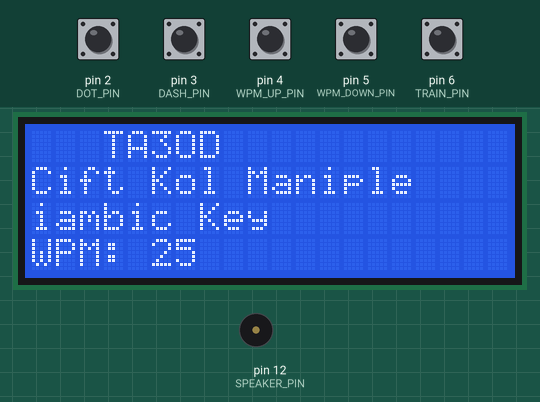
Recording of a sketch running on a simulated Arduino Uno, built with avr-gcc and run on an emulated ATmega328P. Parts: 20×4 character LCD, buzzer (waves = sounding). Inputs (shaded band) come from the test bench; at power-on: pin 2 (DOT_PIN), pin 3 (DASH_PIN), pin 4 (WPM_UP_PIN), pin 5 (WPM_DOWN_PIN), pin 6 (TRAIN_PIN) HIGH. Random numbers use the default seed unless the sketch sets one.

Above: at 0.2 s.
4.4 s: pin 2 (DOT_PIN) pulled LOW for 0.15 s
At 5.6 s:
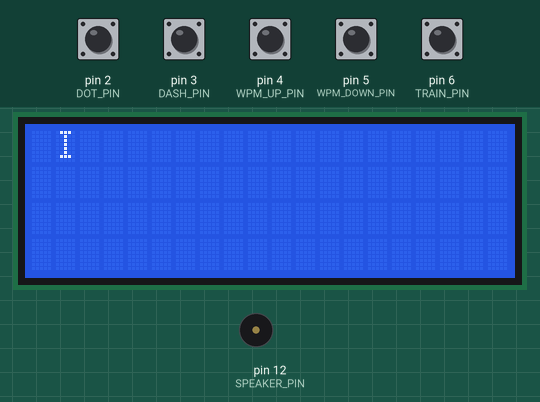
6.1 s: pin 3 (DASH_PIN) pulled LOW for 0.15 s
At 6.9 s:
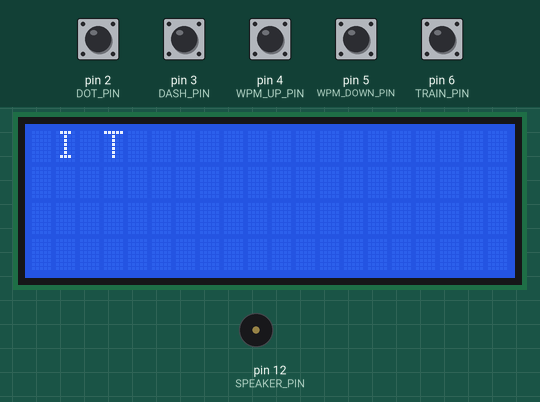
7.8 s: pin 6 (TRAIN_PIN) pulled LOW for 0.15 s
At 8.05 s:
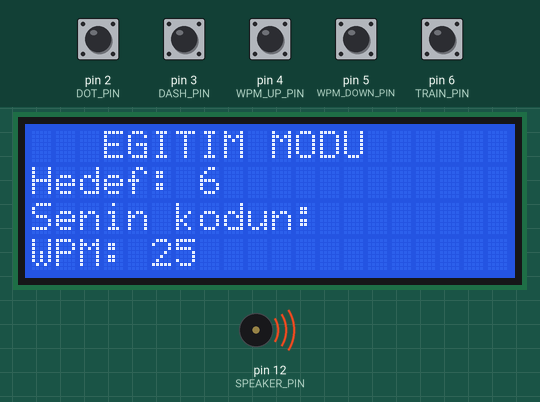
8.5 s: pin 2 (DOT_PIN) pulled LOW for 1 s
At 10.1 s:
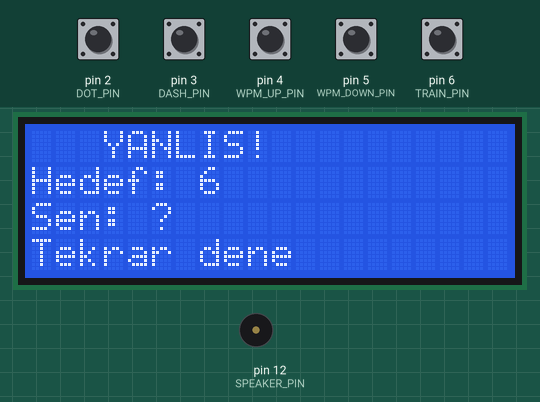
11.2 s: pin 6 (TRAIN_PIN) pulled LOW for 1 s
At 13.3 s:
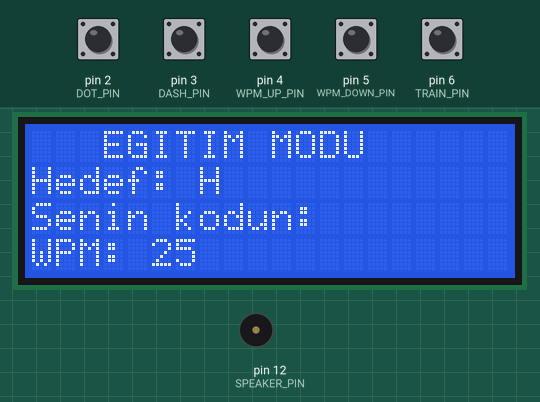
13.7 s: pin 3 (DASH_PIN) pulled LOW for 1 s
At 13.77 s:
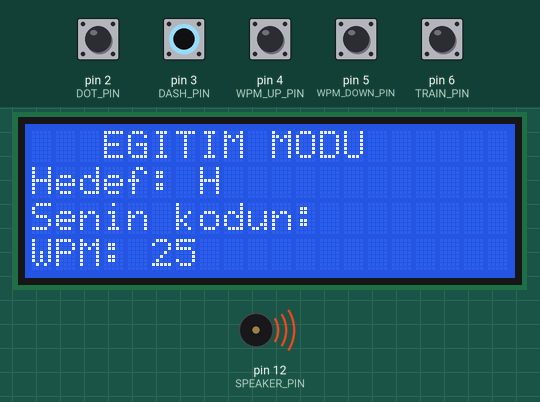
Timing chart, 0 to 16.7 s (numbered marks = the images above; inputs shaded):
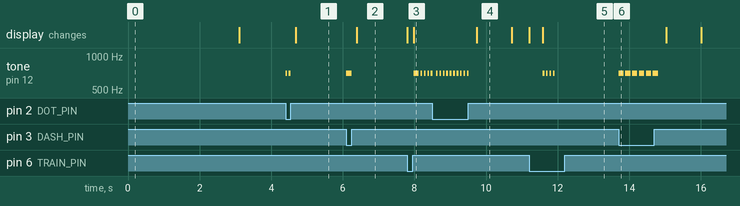

Measured:
- after the input at 4.4 s, tone on pin 12 (SPEAKER_PIN): alternates 700 Hz for 0.05 s and silent for 0.05 s, 4 changes in all, then stays silent, starting at once; the display: changes after 0.29 s (image 1)
- after the input at 6.1 s, tone on pin 12 (SPEAKER_PIN): silent → 700 Hz at once, → silent 0.14 s later; the display: changes after 0.29 s (image 2)
- after the input at 7.8 s, tone on pin 12 (SPEAKER_PIN): silent → 700 Hz after 0.18 s, then repeats every 0.10 s: silent 0.05 s, 700 Hz 0.05 s; the display: first changes at once (image 3 shows a later state)
- after the input at 8.5 s, the display: changes after 1.2 s (image 4)
- after the input at 11.2 s, tone on pin 12 (SPEAKER_PIN): alternates 700 Hz for 0.05 s and silent for 0.05 s, 8 changes in all, then stays silent, starting after 0.38 s; the display: first changes at once (image 5 shows a later state)
- after the input at 13.7 s, tone on pin 12 (SPEAKER_PIN): alternates 700 Hz for 0.14 s and silent for 0.05 s, 12 changes in all, then stays silent, starting at once
- what the display in image 4 shows lasts 1.0 s, from 9.7 s to 10.7 s

The sketch:

keyer_decoder_v2_3_egitim.ino
```cpp
#include <Wire.h>
#include <LiquidCrystal_I2C.h>

LiquidCrystal_I2C lcd(0x27, 20, 4);


// ======================================================
// PINLER
// ======================================================

#define DOT_PIN       2
#define DASH_PIN      3
#define SPEAKER_PIN   12

#define WPM_UP_PIN    4
#define WPM_DOWN_PIN  5

#define TRAIN_PIN     6       // Eğitim modu butonu


// ======================================================
// WPM
// ======================================================

int wpm = 25;

int dotTime;
int dashTime;
int elementGap;
int letterGap;
int wordGap;


// ======================================================
// MODE
// ======================================================

bool iambicMode = true;
bool trainingMode = false;


// ======================================================
// STATE
// ======================================================

bool keying = false;
bool lastWasDot = false;
bool squeeze = false;

String currentSymbol = "";
unsigned long lastActivity = 0;


// ======================================================
// LCD CURSOR TAKİBİ
// ======================================================

int cursorCol = 0;
int cursorRow = 0;


// ======================================================
// WORD GAP FLAG
// ======================================================

bool wordPrinted = false;


// ======================================================
// MORSE TABLOSU
// ======================================================

struct MorseMap {
  const char* code;
  char letter;
};

MorseMap morseTable[] = {

  {".-", 'A'},
  {"-...", 'B'},
  {"-.-.", 'C'},
  {"-..", 'D'},
  {".", 'E'},
  {"..-.", 'F'},
  {"--.", 'G'},
  {"....", 'H'},
  {"..", 'I'},
  {".---", 'J'},
  {"-.-", 'K'},
  {".-..", 'L'},
  {"--", 'M'},
  {"-.", 'N'},
  {"---", 'O'},
  {".--.", 'P'},
  {"--.-", 'Q'},
  {".-.", 'R'},
  {"...", 'S'},
  {"-", 'T'},
  {"..-", 'U'},
  {"...-", 'V'},
  {".--", 'W'},
  {"-..-", 'X'},
  {"-.--", 'Y'},
  {"--..", 'Z'},

  {"-----",'0'},
  {".----",'1'},
  {"..---",'2'},
  {"...--",'3'},
  {"....-",'4'},
  {".....",'5'},
  {"-....",'6'},
  {"--...",'7'},
  {"---..",'8'},
  {"----.",'9'}
};


// ======================================================
// EĞİTİM DEĞİŞKENLERİ
// ======================================================

char trainingTarget = '?';

String trainingUserCode = "";

bool trainingWaiting = false;

unsigned long trainingLastActivity = 0;


// ======================================================
// LCD SATIRLARI
// ======================================================

String lcdLines[4] = {
  "",
  "",
  "",
  ""
};


// ======================================================
// TIMING
// ======================================================

void updateTiming() {

  dotTime = 1200 / wpm;

  dashTime = dotTime * 3;

  elementGap = dotTime;

  letterGap = dotTime * 2;

  wordGap = dotTime * 7;
}


// ======================================================
// INPUT
// ======================================================

bool dotPressed() {

  return digitalRead(DOT_PIN) == LOW;
}


bool dashPressed() {

  return digitalRead(DASH_PIN) == LOW;
}


// ======================================================
// SES
// ======================================================

void toneOn() {

  tone(SPEAKER_PIN, 700);
}


void toneOff() {

  noTone(SPEAKER_PIN);
}


// ======================================================
// LCD'Yİ YENİLE
// ======================================================

void refreshLCD() {

  for (int row = 0; row < 4; row++) {

    lcd.setCursor(0, row);

    String line = lcdLines[row];

    while (line.length() < 20) {

      line += " ";
    }

    if (line.length() > 20) {

      line = line.substring(0, 20);
    }

    lcd.print(line);
  }
}


// ======================================================
// NORMAL MODDA LCD'YE KARAKTER YAZ
// ======================================================

void lcdPrintChar(char c) {

  // 4. satır dolmuşsa
  if (cursorCol >= 20) {

    // Satırları yukarı kaydır
    lcdLines[0] = lcdLines[1];
    lcdLines[1] = lcdLines[2];
    lcdLines[2] = lcdLines[3];

    // En alt satırı boşalt
    lcdLines[3] = "";

    cursorRow = 3;
    cursorCol = 0;

    refreshLCD();
  }


  lcdLines[cursorRow] += c;

  lcd.setCursor(cursorCol, cursorRow);
  lcd.print(c);

  cursorCol++;


  if (cursorCol >= 20) {

    if (cursorRow < 3) {

      cursorRow++;
      cursorCol = 0;
    }
    else {

      cursorCol = 20;
    }
  }
}


// ======================================================
// NORMAL MORSE GÖNDERİMİ
// ======================================================

void sendElement(bool isDot) {

  keying = true;

  toneOn();

  if (isDot)
    delay(dotTime);
  else
    delay(dashTime);

  toneOff();

  delay(elementGap);


  if (isDot) {

    currentSymbol += ".";

    lastWasDot = true;
  }
  else {

    currentSymbol += "-";

    lastWasDot = false;
  }


  lastActivity = millis();

  wordPrinted = false;

  keying = false;
}


// ======================================================
// MORSE ÇÖZÜCÜ
// ======================================================

char decodeMorse(String code) {

  for (int i = 0; i < sizeof(morseTable) / sizeof(MorseMap); i++) {

    if (code == morseTable[i].code)
      return morseTable[i].letter;
  }

  return '?';
}


// ======================================================
// NORMAL DECODER
// ======================================================

void handleDecoder() {

  if (currentSymbol.length() > 0) {

    if (millis() - lastActivity > letterGap) {

      char c = decodeMorse(currentSymbol);

      lcdPrintChar(c);

      currentSymbol = "";

      wordPrinted = false;
    }
  }


  if ((millis() - lastActivity > wordGap) && !wordPrinted) {

    lcdPrintChar(' ');

    wordPrinted = true;
  }
}


// ======================================================
// KEYER
// ======================================================

void handleKeyer() {

  bool dot = dotPressed();
  bool dash = dashPressed();


  if (!iambicMode) {

    if (dot)
      toneOn();
    else
      toneOff();

    return;
  }


  squeeze = dot && dash;


  if (!keying) {

    if (squeeze) {

      if (lastWasDot)
        sendElement(false);
      else
        sendElement(true);
    }

    else if (dot) {

      sendElement(true);
    }

    else if (dash) {

      sendElement(false);
    }
  }
}


// ======================================================
// EĞİTİM EKRANINI GÖSTER
// ======================================================

void showTrainingScreen() {

  lcdLines[0] = "   EGITIM MODU";
  lcdLines[1] = "Hedef: ";
  lcdLines[1] += trainingTarget;

  lcdLines[2] = "Senin kodun: ";

  lcdLines[2] += trainingUserCode;

  lcdLines[3] = "WPM: ";
  lcdLines[3] += wpm;

  refreshLCD();
}


// ======================================================
// RASTGELE EĞİTİM KARAKTERİ
// ======================================================

char getRandomTrainingCharacter() {

  int n = random(0, 36);

  if (n < 26) {

    return 'A' + n;
  }

  else {

    return '0' + (n - 26);
  }
}


// ======================================================
// EĞİTİM KARAKTERİNİN MORSE KODUNU BUL
// ======================================================

String getMorseCode(char c) {

  for (int i = 0; i < sizeof(morseTable) / sizeof(MorseMap); i++) {

    if (morseTable[i].letter == c) {

      return String(morseTable[i].code);
    }
  }

  return "";
}


// ======================================================
// EĞİTİM KARAKTERİNİ SESLENDİR
// ======================================================

void playTrainingMorse() {

  String code = getMorseCode(trainingTarget);


  for (int i = 0; i < code.length(); i++) {

    if (code[i] == '.') {

      toneOn();

      delay(dotTime);

      toneOff();
    }

    else if (code[i] == '-') {

      toneOn();

      delay(dashTime);

      toneOff();
    }


    // Elemanlar arası boşluk
    if (i < code.length() - 1) {

      delay(elementGap);
    }
  }


  // Cihazın göndermesi bittikten sonra
  // kullanıcının cevap vermesi için bekleme
  delay(dotTime * 2);
}


// ======================================================
// YENİ EĞİTİM SORUSU
// ======================================================

void newTrainingQuestion() {

  trainingTarget = getRandomTrainingCharacter();

  trainingUserCode = "";

  currentSymbol = "";

  trainingWaiting = true;

  showTrainingScreen();

  // Hedef karakterin Morse kodunu seslendir
  playTrainingMorse();

  // Kullanıcının cevabını bekle
  trainingLastActivity = millis();
}


// ======================================================
// EĞİTİM MODUNA GİR
// ======================================================

void enterTrainingMode() {

  trainingMode = true;

  currentSymbol = "";

  trainingUserCode = "";

  cursorCol = 0;
  cursorRow = 0;

  lcd.clear();

  delay(100);

  newTrainingQuestion();
}


// ======================================================
// EĞİTİM MODUNDAN ÇIK
// ======================================================

void exitTrainingMode() {

  trainingMode = false;

  trainingUserCode = "";

  currentSymbol = "";

  cursorCol = 0;
  cursorRow = 0;

  lcdLines[0] = "";
  lcdLines[1] = "";
  lcdLines[2] = "";
  lcdLines[3] = "";

  lcd.clear();
}


// ======================================================
// EĞİTİMDE DOĞRU CEVAP
// ======================================================

void trainingCorrect() {

  lcdLines[0] = "   DOGRU!";
  lcdLines[1] = "Hedef: ";
  lcdLines[1] += trainingTarget;

  lcdLines[2] = "Kod: ";
  lcdLines[2] += trainingUserCode;

  lcdLines[3] = "Yeni soru...";

  refreshLCD();

  delay(1000);

  if (trainingMode) {

    newTrainingQuestion();
  }
}


// ======================================================
// EĞİTİMDE YANLIŞ CEVAP
// ======================================================

void trainingWrong(char decoded) {

  lcdLines[0] = "   YANLIS!";

  lcdLines[1] = "Hedef: ";
  lcdLines[1] += trainingTarget;

  lcdLines[2] = "Sen: ";
  lcdLines[2] += decoded;

  lcdLines[3] = "Tekrar dene";

  refreshLCD();

  delay(900);

  if (trainingMode) {

    trainingUserCode = "";

    showTrainingScreen();
  }
}


// ======================================================
// EĞİTİM DECODER
// ======================================================

void handleTrainingDecoder() {

  // Kullanıcı bir veya daha fazla element girdiyse
  if (currentSymbol.length() > 0) {

    // Harf aralığı oluştuysa
    if (millis() - lastActivity > letterGap) {

      char decoded = decodeMorse(currentSymbol);

      trainingUserCode = currentSymbol;

      currentSymbol = "";


      // Doğru cevap
      if (decoded == trainingTarget) {

        trainingCorrect();
      }

      // Yanlış cevap
      else {

        trainingWrong(decoded);
      }
    }
  }
}


// ======================================================
// EĞİTİM KEYER
// ======================================================

void handleTrainingKeyer() {

  bool dot = dotPressed();
  bool dash = dashPressed();


  squeeze = dot && dash;


  if (!keying) {

    if (squeeze) {

      if (lastWasDot)
        sendElement(false);
      else
        sendElement(true);
    }

    else if (dot) {

      sendElement(true);
    }

    else if (dash) {

      sendElement(false);
    }
  }
}


// ======================================================
// EĞİTİM MODU
// ======================================================

void handleTrainingMode() {

  handleTrainingKeyer();

  handleTrainingDecoder();
}


// ======================================================
// BUTONLAR
// ======================================================

void handleButtons() {

  static unsigned long lastDebounce = 0;

  if (millis() - lastDebounce < 200)
    return;


  // ====================================================
  // EĞİTİM BUTONU D6
  // ====================================================

  if (!digitalRead(TRAIN_PIN)) {

    if (!trainingMode) {

      enterTrainingMode();
    }

    else {

      exitTrainingMode();
    }

    lastDebounce = millis();

    return;
  }


  // ====================================================
  // WPM ARTIR
  // ====================================================

  if (!digitalRead(WPM_UP_PIN)) {

    wpm++;

    if (wpm > 40)
      wpm = 40;

    updateTiming();


    if (trainingMode) {

      showTrainingScreen();
    }

    else {

      lcd.setCursor(0, 3);

      lcd.print("WPM: ");
      lcd.print(wpm);
      lcd.print("   ");
    }


    lastDebounce = millis();
  }


  // ====================================================
  // WPM AZALT
  // ====================================================

  if (!digitalRead(WPM_DOWN_PIN)) {

    wpm--;

    if (wpm < 5)
      wpm = 5;

    updateTiming();


    if (trainingMode) {

      showTrainingScreen();
    }

    else {

      lcd.setCursor(0, 3);

      lcd.print("WPM: ");
      lcd.print(wpm);
      lcd.print("   ");
    }


    lastDebounce = millis();
  }
}


// ======================================================
// SETUP
// ======================================================

void setup() {

  pinMode(DOT_PIN, INPUT_PULLUP);
  pinMode(DASH_PIN, INPUT_PULLUP);

  pinMode(SPEAKER_PIN, OUTPUT);

  pinMode(WPM_UP_PIN, INPUT_PULLUP);
  pinMode(WPM_DOWN_PIN, INPUT_PULLUP);

  pinMode(TRAIN_PIN, INPUT_PULLUP);


  lcd.init();
  lcd.backlight();


  updateTiming();


  // Rastgele sayı başlangıcı
  randomSeed(analogRead(A0));


  // Açılış ekranı

  lcd.setCursor(0, 0);
  lcd.print("   TA3OD");

  lcd.setCursor(0, 1);
  lcd.print("Cift Kol Maniple");

  lcd.setCursor(0, 2);
  lcd.print("iambic Key");

  lcd.setCursor(0, 3);
  lcd.print("WPM: ");
  lcd.print(wpm);


  delay(3000);


  lcd.clear();


  // LCD hafızasını temizle

  lcdLines[0] = "";
  lcdLines[1] = "";
  lcdLines[2] = "";
  lcdLines[3] = "";


  cursorCol = 0;
  cursorRow = 0;
}


// ======================================================
// LOOP
// ======================================================

void loop() {

  handleButtons();


  if (trainingMode) {

    handleTrainingMode();
  }

  else {

    handleKeyer();

    handleDecoder();
  }
}
```
